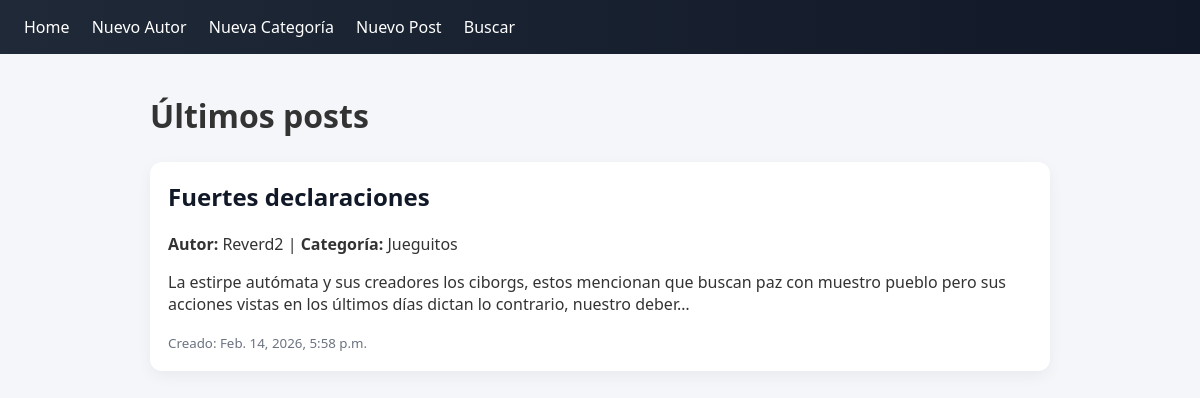
The page / on the database its author committed.
### blog/models.py (models this page shows, shortened)
class Post(models.Model):
    titulo = models.CharField(max_length=120)
    contenido = models.TextField()
    autor = models.ForeignKey(Autor, on_delete=models.CASCADE)
    categoria = models.ForeignKey(Categoria, on_delete=models.SET_NULL, null=True, blank=True)
    creado_en = models.DateTimeField(auto_now_add=True)

class Autor(models.Model):
    nombre = models.CharField(max_length=80)
    email = models.EmailField(unique=True)
    def __str__(self):
        return self.nombre

class Categoria(models.Model):
    nombre = models.CharField(max_length=50, unique=True)
    def __str__(self):
        return self.nombre

### blog/views.py (the view)
# urls.py: path("", views.home, name="home"),
def home(request):
    posts = Post.objects.order_by("-creado_en")[:10]
    return render(request, "blog/home.html", {"posts": posts})

### blog/templates/blog/home.html (shortened to what this page needs)
{% extends "blog/base.html" %}
{% block content %}
  <h1>Últimos posts</h1>
  {% for p in posts %}
    <a href="{% url 'detalle_post' p.id %}" class="post-link">
      <div class="card">
        <h2>{{ p.titulo }}</h2>
        <p><b>Autor:</b> {{ p.autor }} | <b>Categoría:</b> {{ p.categoria|default:"(sin categoría)" }}</p>
        <p>{{ p.contenido|truncatechars:180 }}</p>
        <small>Creado: {{ p.creado_en }}</small>
      </div>
    </a>
  {% empty %}
    <p>No hay posts aún.</p>
  {% endfor %}
{% endblock %}

### blog/templates/blog/base.html (shortened to what this page needs)
<!doctype html>
<html lang="es">
<head>
</head>
<body>
  <header>
    <nav>
      <a href="{% url 'home' %}">Home</a>
      <a href="{% url 'crear_autor' %}">Nuevo Autor</a>
      <a href="{% url 'crear_categoria' %}">Nueva Categoría</a>
      <a href="{% url 'crear_post' %}">Nuevo Post</a>
      <a href="{% url 'buscar_post' %}">Buscar</a>
    </nav>
  </header>
  <main>
    {% block content %}{% endblock %}
  </main>
</body>
</html>

### blog/templates/blog/base.html (style rules this page uses)
body { font-family: 'Segoe UI', sans-serif; margin: 0; background: #f4f6f9; color: #333; }
header { background: linear-gradient(90deg, #1f2937, #111827); padding: 16px 24px; }
nav a { color: white; margin-right: 18px; text-decoration: none; font-weight: 500; }
main { max-width: 900px; margin: 40px auto; padding: 0 20px; }
h1 { margin-bottom: 25px; }
.card { background: white; padding: 18px; border-radius: 12px; box-shadow: 0 5px 15px rgba(0,0,0,0.05); margin-bottom: 20px; transition: transform 0.15s ease; }
.card h2 { margin-top: 0; color: #111827; }
.post-link { text-decoration: none; color: inherit; }
small { color: #6b7280; }

### rows shown on the page
Post: titulo "Fuertes declaraciones", autor "Reverd2", categoria "Jueguitos", contenido "La estirpe autómata y sus creadores los ciborgs, estos mencionan que buscan paz con muestro pueblo pero sus acciones vistas en los últimos días dictan lo contrario, nuestro deber…", creado_en "Feb. 14, 2026, 5:58 p.m."
